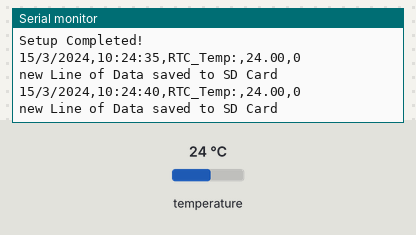
Recording of a sketch running on a simulated Arduino Uno, built for the host (arithmetic inside an expression is 32-bit, double 64-bit). Shown: the last lines printed to the serial monitor. The inputs (shaded band) are chosen by the test bench; at power-on: temperature 24 °C. The local clock reads 2024-03-15 10:24:30 at power-on unless the sketch sets it; storage starts empty.

Above: at 10.8 s.
10.9 s: temperature set to 12 °C
At 16.3 s:
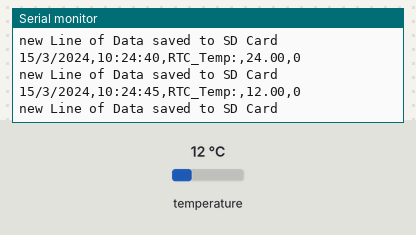
18.4 s: temperature set to 19 °C
At 20.6 s:
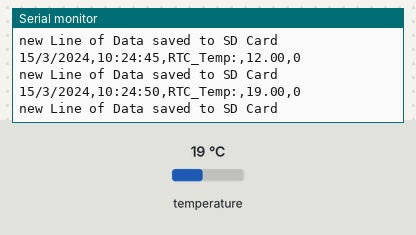
Timing chart, 0 to 22.1 s (numbered marks = the images above; inputs shaded):
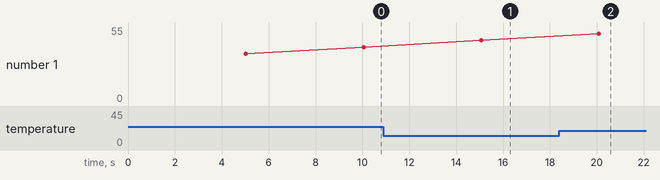

The sketch:

DataLogger_Boilerplate_DS3231.ino
```cpp
/*
                #####
              ##########
             ###     ###
             ###     ###
             ###     ###
             ###     ###
             ###     ###
             ###     ##########
             ###     ##################
             ###     ###     ##############
             ###     ###     ####     #######
             ###     ###     ####     ###   ###
  ######     ###     ###     ####     ###   ######
###########  ###     ###     ####     ###       ###
####     #######                      ###       ###
#######      ###                                 ###
  #####                                          ###
  #######                                        ###
     ####                                        ###
      ######                                     ###
         ###                                  #####
         #######                             ####
            ####                             ###
             #######                     #######
                ####                     ####
                #############################
                #############################

                Hardware used: Seeeduino xiao & DS3231 Module
                Built for a Workshop at MediaDock HSLU D&K
                Based on the following Examples:
                https://rydepier.wordpress.com/2015/08/07/using-an-sd-card-reader-to-store-and-retrieve-data-with-arduino/
*/

int MakeABreak = 5000; // write every ... Milliseconds

/* Realtime Clock Globals **************************************************************/
#include <RTClib.h> // tested with 2.1.0
RTC_DS3231 rtc;
char daysOfTheWeek[7][12] = {"Sunday", "Monday", "Tuesday", "Wednesday", "Thursday", "Friday", "Saturday"};


// To set the realtimeclock on to the correct Date and Time run the Examples > DS3231 > DS3231_set.ino first


/* SD Card Globals **********************************************************************/
// SD Card max Size: 16GB ---> FAT16 or FAT32 Formatted

#include <SD.h>
#include"SPI.h"
File myFile;
char filename[16]; // make it long enough to hold your longest file name, plus a null terminator
const int chipSelect = 3;
String DataString =""; // holds the data to be written to the SD card


/* Your Sensor Globals ******************************************************************/
// YOUR CODE HERE: Your Sensor may need some specific libraries include them here
int SensorReading1 = 0;       // Pseudo Code: Replace with your Senor Data example in case it`s integer
float SensorReading2 = 0.00;  // Pseudo Code: Replace with your Senor Data example in case it`s float


/****************************************************************************************/
/* SETUP ********************************************************************************/
/****************************************************************************************/

void setup () {
    Serial.begin(57600);
    while (! Serial);
  /**SD Card Module Init *******************************************/
    Serial.print("Initializing SD card...");
      if (!SD.begin(chipSelect)) {
        Serial.println("SD Card initialization failed!");
        delay(2000);
        return; // don't do anything more: THE LOGGERR ONLY WORKS IF AN SD CARD IS DETECTED IN THE SDCARD READER
      }
    Serial.println("SD card initialized.");


  /**File Initialization*******************************************/

    int n = 0;
    snprintf(filename, sizeof(filename), "Data%03d.csv", n); // includes a three-digit sequence number in the file name

    while (SD.exists(filename)) {
      n++;
      delay(100);
      snprintf(filename, sizeof(filename), "Data%03d.csv", n);
    }

    File myFile = SD.open(filename, FILE_WRITE);

    if (myFile) {
      myFile.close(); // close the file
    }

    Serial.print("new File initialized: ");
    Serial.println(F(filename));
    Serial.println("Setup Completed!");


  if (! rtc.begin()) {
    Serial.println("Couldn't find RTC");
    Serial.flush();
    while (1) delay(10);
  }

  if (rtc.lostPower()) {
    Serial.println("RTC lost power, let's set the time!");
    // When time needs to be set on a new device, or after a power loss, the
    // following line sets the RTC to the date & time this sketch was compiled
    rtc.adjust(DateTime(F(__DATE__), F(__TIME__)));
  //  This line sets the RTC with an explicit date & time, for example to set
    //January 21, 2014 at 3am you would call:
   // rtc.adjust(DateTime(2023, 1, 27, 17, 0, 0));
  }


}


/****************************************************************************************/
/* LOOP ********************************************************************************/
/****************************************************************************************/


void loop () {
    delay(MakeABreak);
    GetSensorData();
    GetDataString();
    SaveData();
}


/****************************************************************************************/
/* GET DATA FROM SENSOR FUNCTION ********************************************************/
/****************************************************************************************/

void GetSensorData(){
  // YOUR CODE HERE: Do Something to read your Sensor Data in this Function
  // IMPORTANT: Save your Data as a Variable called SensorReading1 or SensorReading2
  // This SensorReadingX Variables will be passed to the GetDataString Function for further Processing
}


/****************************************************************************************/
/* BUILD DATA STRING FUNCTION ***********************************************************/
/****************************************************************************************/

void GetDataString(){
    DateTime now = rtc.now();
    DataString = String(now.day()) +      // Day Value from RTC
                 "/" +                    // Character to Format Date a bit nicer
                 String(now.month()) +
                 "/" +
                 String(now.year()) +
                 "," +                    // Commas are used in CSV to indicate a new column
                 String(now.hour()) +
                 ":" +
                 String(now.minute()) +
                 ":" +
                 String(now.second()) +
                 "," +
                 "RTC_Temp:" +
                 "," +
                 String(rtc.getTemperature()) +
                 "," +
                 String(SensorReading1); +
                 "," +
                 String(SensorReading2);  // Add more if you have more Sensors to be logged
    Serial.println(DataString);
    }


/****************************************************************************************/
/* SAVE DATA FUNCTION *******************************************************************/
/****************************************************************************************/

void SaveData(){
    if(SD.exists(filename)) { // check the card is still there
      myFile = SD.open(filename, FILE_WRITE); // now append new data file
      if (myFile){
        myFile.println(DataString);
        myFile.close(); // close the file
        Serial.println("new Line of Data saved to SD Card");
      }
    }
    else{
        Serial.println("Error writing to file !");
    }
}
```

Measured:
- after the input at 10.9 s, the serial monitor: prints a new line after 4.2 s (image 1)
- after the input at 18.4 s, the serial monitor: prints a new line after 1.7 s (image 2)
